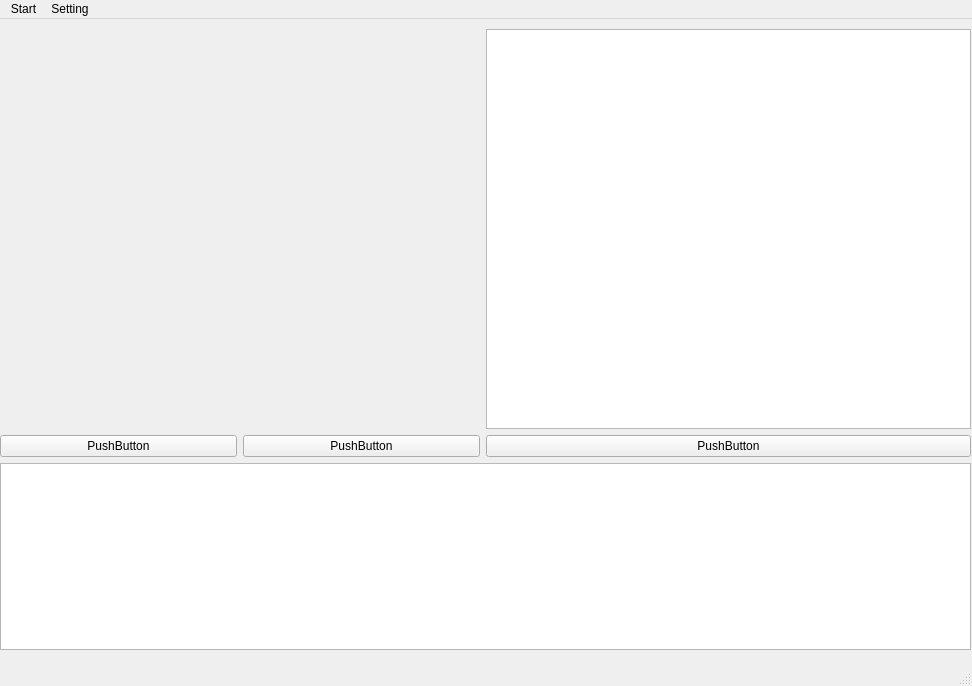
<?xml version="1.0" encoding="UTF-8"?>
<ui version="4.0">
 <class>MainWindow</class>
 <widget class="QMainWindow" name="MainWindow">
  <property name="geometry">
   <rect>
    <x>0</x>
    <y>0</y>
    <width>972</width>
    <height>686</height>
   </rect>
  </property>
  <property name="windowTitle">
   <string>MainWindow</string>
  </property>
  <widget class="QWidget" name="centralwidget">
   <widget class="QWidget" name="">
    <property name="geometry">
     <rect>
      <x>0</x>
      <y>10</y>
      <width>971</width>
      <height>621</height>
     </rect>
    </property>
    <layout class="QVBoxLayout" name="verticalLayout_3">
     <item>
      <layout class="QHBoxLayout" name="horizontalLayout_2">
       <item>
        <layout class="QVBoxLayout" name="verticalLayout">
         <item>
          <widget class="QLabel" name="VideoShow">
           <property name="minimumSize">
            <size>
             <width>480</width>
             <height>400</height>
            </size>
           </property>
           <property name="text">
            <string/>
           </property>
          </widget>
         </item>
         <item>
          <layout class="QHBoxLayout" name="horizontalLayout">
           <item>
            <widget class="QPushButton" name="pushButtonOpen">
             <property name="text">
              <string>PushButton</string>
             </property>
            </widget>
           </item>
           <item>
            <widget class="QPushButton" name="pushButtonClose">
             <property name="text">
              <string>PushButton</string>
             </property>
            </widget>
           </item>
          </layout>
         </item>
        </layout>
       </item>
       <item>
        <layout class="QVBoxLayout" name="verticalLayout_2">
         <item>
          <widget class="QGraphicsView" name="graphicsView"/>
         </item>
         <item>
          <widget class="QPushButton" name="pushButtonCreateChart">
           <property name="text">
            <string>PushButton</string>
           </property>
          </widget>
         </item>
        </layout>
       </item>
      </layout>
     </item>
     <item>
      <widget class="QTextBrowser" name="textBrowser"/>
     </item>
    </layout>
   </widget>
  </widget>
  <widget class="QMenuBar" name="menubar">
   <property name="geometry">
    <rect>
     <x>0</x>
     <y>0</y>
     <width>972</width>
     <height>21</height>
    </rect>
   </property>
   <widget class="QMenu" name="menuCaptureSelect">
    <property name="title">
     <string>Start</string>
    </property>
    <widget class="QMenu" name="menuImportVideo">
     <property name="title">
      <string>ImportVideo</string>
     </property>
     <addaction name="actionDefault"/>
    </widget>
    <addaction name="menuImportVideo"/>
    <addaction name="actionImportVideos"/>
   </widget>
   <widget class="QMenu" name="menuSetting">
    <property name="title">
     <string>Setting</string>
    </property>
    <addaction name="actionFPS"/>
   </widget>
   <addaction name="menuCaptureSelect"/>
   <addaction name="menuSetting"/>
  </widget>
  <widget class="QStatusBar" name="statusbar"/>
  <action name="actionImportVideos">
   <property name="text">
    <string>actionImportVideo</string>
   </property>
  </action>
  <action name="actionDefault">
   <property name="text">
    <string>Default</string>
   </property>
  </action>
  <action name="actionFPS">
   <property name="text">
    <string>FPS</string>
   </property>
  </action>
 </widget>
 <resources/>
 <connections/>
</ui>
